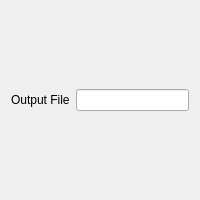
<?xml version="1.0" encoding="UTF-8"?>
<ui version="4.0">
 <class>dispFilePsWidget</class>
 <widget class="QWidget" name="dispFilePsWidget">
  <property name="geometry">
   <rect>
    <x>0</x>
    <y>0</y>
    <width>200</width>
    <height>200</height>
   </rect>
  </property>
  <property name="windowTitle">
   <string>Form</string>
  </property>
  <layout class="QVBoxLayout" name="verticalLayout">
   <item>
    <layout class="QHBoxLayout" name="horizontalLayout">
     <item>
      <widget class="QLabel" name="tableFile_lbl">
       <property name="text">
        <string>Output File</string>
       </property>
      </widget>
     </item>
     <item>
      <widget class="QLineEdit" name="tableFile_le"/>
     </item>
    </layout>
   </item>
  </layout>
 </widget>
 <resources/>
 <connections/>
</ui>
